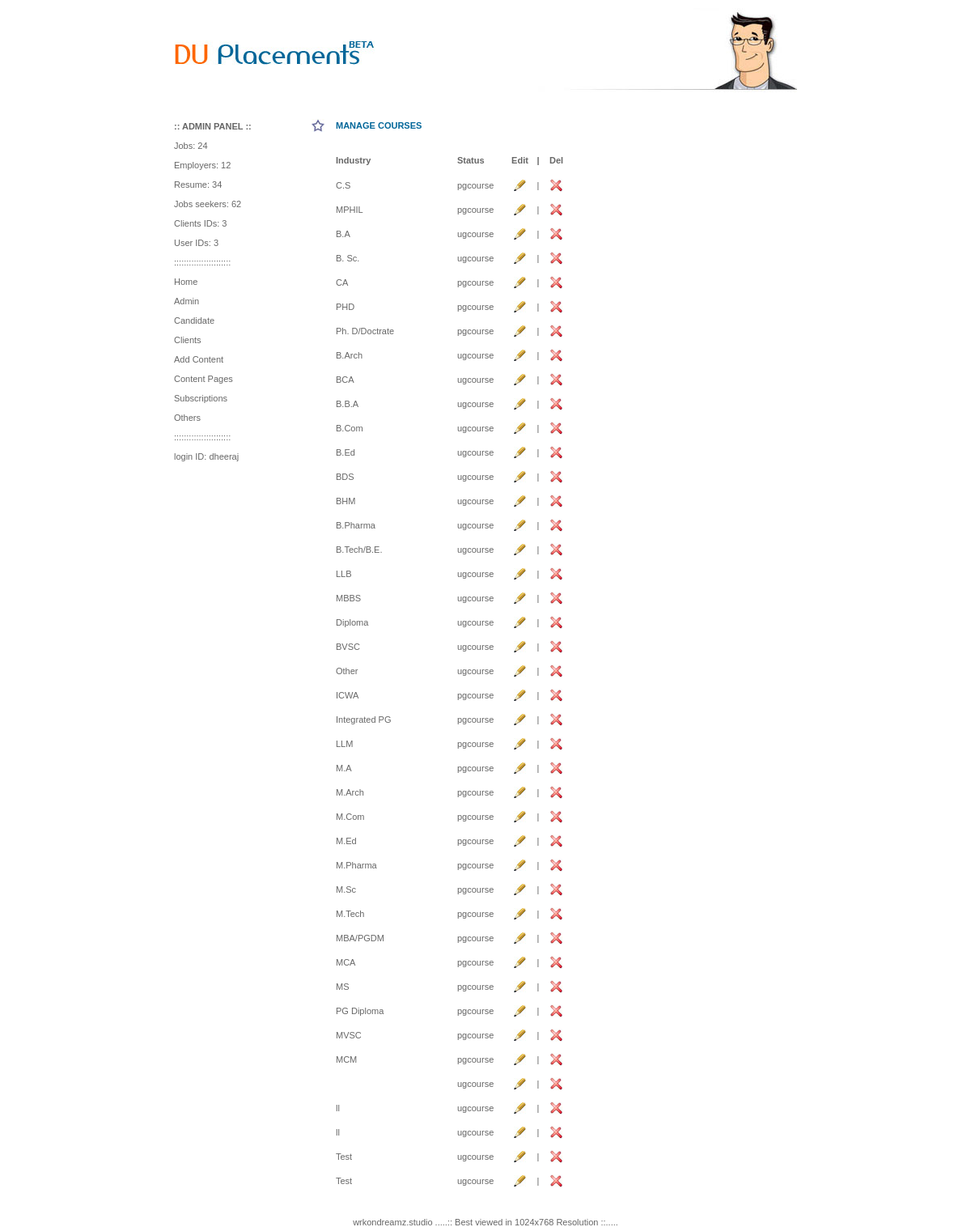
Page /admin/manage_specialization.php (signed in) on the committed database.
### tables this page shows
CREATE TABLE IF NOT EXISTS `dup_specialization` (
  `id` tinyint(4) NOT NULL AUTO_INCREMENT,
  `coursename` varchar(40) NOT NULL DEFAULT '',
  `pid` tinyint(4) NOT NULL DEFAULT '0',
  PRIMARY KEY (`id`)
);

### admin/manage_specialization.php (the view, shortened to what this page needs)
<?php
$sql = "select * from dup_specialization where pid !=0";
$res = mysql_query($sql);
include("header.php");
?>
      <div style="width:770px; float:left;">
        <?php include("menu.php");?>
	<div align="left" class="adminright">
    <div style="width:600px; padding-top:5px;">
    <div style="width:600px; float:left;">
	<table width="320" border="0" cellspacing="0" cellpadding="0">
  	<tr>
    <td width="30" align="left" valign="middle"><strong><img src="../images/admin-star.jpg" alt="star" /></strong></td>
    <td width="150" height="20" align="left" valign="middle"><span class="blue"><strong> MANAGE COURSES </strong></span></td>
    <td width="60" height="20" align="left" valign="middle"></td>
    <td width="35" height="20" align="left" valign="middle"></td>
    <td width="10" align="left" valign="middle"></td>
    <td width="35" height="20" align="left" valign="middle"></td>
  	</tr>
	<tr>
    <td width="30" align="left" valign="middle">&nbsp;</td>
    <td  colspan="5" align="left" valign="middle"><?php outputTrigger('admin_specialization');?></td>
  	</tr>
	<tr>
    <td width="30" height="15" align="left" valign="middle"></td>
    <td width="150" height="15" align="left" valign="middle"></td>
    <td width="60" height="15" align="left" valign="middle"></td>
    <td width="35" height="15" align="left" valign="middle"></td>
    <td width="10" height="15" align="left" valign="middle"></td>
    <td width="35" height="15" align="left" valign="middle"></td>
  	</tr>
  	<tr>
    <td width="30" align="left" valign="middle">&nbsp;</td>
    <td width="150" align="left" valign="middle"><strong>Industry</strong></td>
    <td width="60" align="left" valign="middle"><strong>Status</strong></td>
    <td width="35" align="center" valign="middle"><strong>Edit</strong></td>
    <td width="10" align="center" valign="middle"><strong>|</strong></td>
    <td width="35" align="center" valign="middle"><strong>Del</strong></td>
  	</tr>
  	<tr>
    <td width="30" height="10" align="left" valign="middle"></td>
    <td width="150" height="10" align="left" valign="middle"></td>
    <td width="60" height="10" align="left" valign="middle"></td>
    <td width="35" height="10" align="center" valign="middle"></td>
    <td width="10" height="10" align="center" valign="middle"></td>
    <td width="35" height="10" align="center" valign="middle"></td>
  	</tr>
	<?php while($rs = mysql_fetch_array($res)) {
		$id  = $rs['id'];
	?>
  	<tr>
      <td width="30" height="30" align="left" valign="middle">&nbsp;</td>
      <td width="150" height="30" align="left" valign="middle"><?php echo $rs['coursename']?></td>
    <td width="60" height="30" align="left" valign="middle"><?php echo  ($rs['pid'] == "1") ? "ugcourse" : "pgcourse"; ?></td>
    <td width="35" height="30" align="center" valign="middle"><a href="add_specialization.php?id=<?php echo $id; ?>&act=edit"><img src="../images/admin-edit.jpg" alt="edit" width="15" height="14" border="0" /></a></td>
    <td width="10" height="30" align="center" valign="middle">|</td>
    <td width="35" height="30" align="center" valign="middle"><a href="manage_specialization.php?delid=<?php echo $id; ?>&act=delete"><img src="../images/admin-del.jpg" alt="delete" width="15" height="16"  border=0/></a></td>
  	</tr>
	<?php } ?>
	</table>
	  </div>
		</div>
    	  </div>
    		</div>
           <?php include("footer.php");?>

### include/style.css (style rules this page uses)
body,td,th { font-family:Verdana, Arial, Helvetica, sans-serif; }
body { font-family:Verdana, Arial, Helvetica, sans-serif; background-repeat: no-repeat; margin-left: 0px; margin-top: 0px; margin-right: 0px; margin-bottom: 0px; font-size:11px; color:#666666; }
a:link { text-decoration: none; }
.blue { color:#006699; }
.adminright { width:600px; float:left; overflow:hidden; padding-top:10px; }

### rows in the picture
dup_specialization: coursename "C.S", pid "pgcourse"
dup_specialization: coursename "MPHIL", pid "pgcourse"
dup_specialization: coursename "B.A", pid "ugcourse"
dup_specialization: coursename "B. Sc.", pid "ugcourse"
dup_specialization: coursename "CA", pid "pgcourse"
dup_specialization: coursename "PHD", pid "pgcourse"
dup_specialization: coursename "Ph. D/Doctrate", pid "pgcourse"
dup_specialization: coursename "B.Arch", pid "ugcourse"
dup_specialization: coursename "BCA", pid "ugcourse"
dup_specialization: coursename "B.B.A", pid "ugcourse"
dup_specialization: coursename "B.Com", pid "ugcourse"
dup_specialization: coursename "B.Ed", pid "ugcourse"
dup_specialization: coursename "BDS", pid "ugcourse"
dup_specialization: coursename "BHM", pid "ugcourse"
dup_specialization: coursename "B.Pharma", pid "ugcourse"
dup_specialization: coursename "B.Tech/B.E.", pid "ugcourse"
dup_specialization: coursename "LLB", pid "ugcourse"
dup_specialization: coursename "MBBS", pid "ugcourse"
dup_specialization: coursename "Diploma", pid "ugcourse"
dup_specialization: coursename "BVSC", pid "ugcourse"
dup_specialization: coursename "Other", pid "ugcourse"
dup_specialization: coursename "ICWA", pid "pgcourse"
dup_specialization: coursename "Integrated PG", pid "pgcourse"
dup_specialization: coursename "LLM", pid "pgcourse"
dup_specialization: coursename "M.A", pid "pgcourse"
dup_specialization: coursename "M.Arch", pid "pgcourse"
dup_specialization: coursename "M.Com", pid "pgcourse"
dup_specialization: coursename "M.Ed", pid "pgcourse"
dup_specialization: coursename "M.Pharma", pid "pgcourse"
dup_specialization: coursename "M.Sc", pid "pgcourse"
dup_specialization: coursename "M.Tech", pid "pgcourse"
dup_specialization: coursename "MBA/PGDM", pid "pgcourse"
dup_specialization: coursename "MCA", pid "pgcourse"
dup_specialization: coursename "MS", pid "pgcourse"
dup_specialization: coursename "PG Diploma", pid "pgcourse"
dup_specialization: coursename "MVSC", pid "pgcourse"
dup_specialization: coursename "MCM", pid "pgcourse"
dup_specialization: pid "ugcourse"
dup_specialization: coursename "ll", pid "ugcourse"
dup_specialization: coursename "ll", pid "ugcourse"
dup_specialization: coursename "Test", pid "ugcourse"
dup_specialization: coursename "Test", pid "ugcourse"
